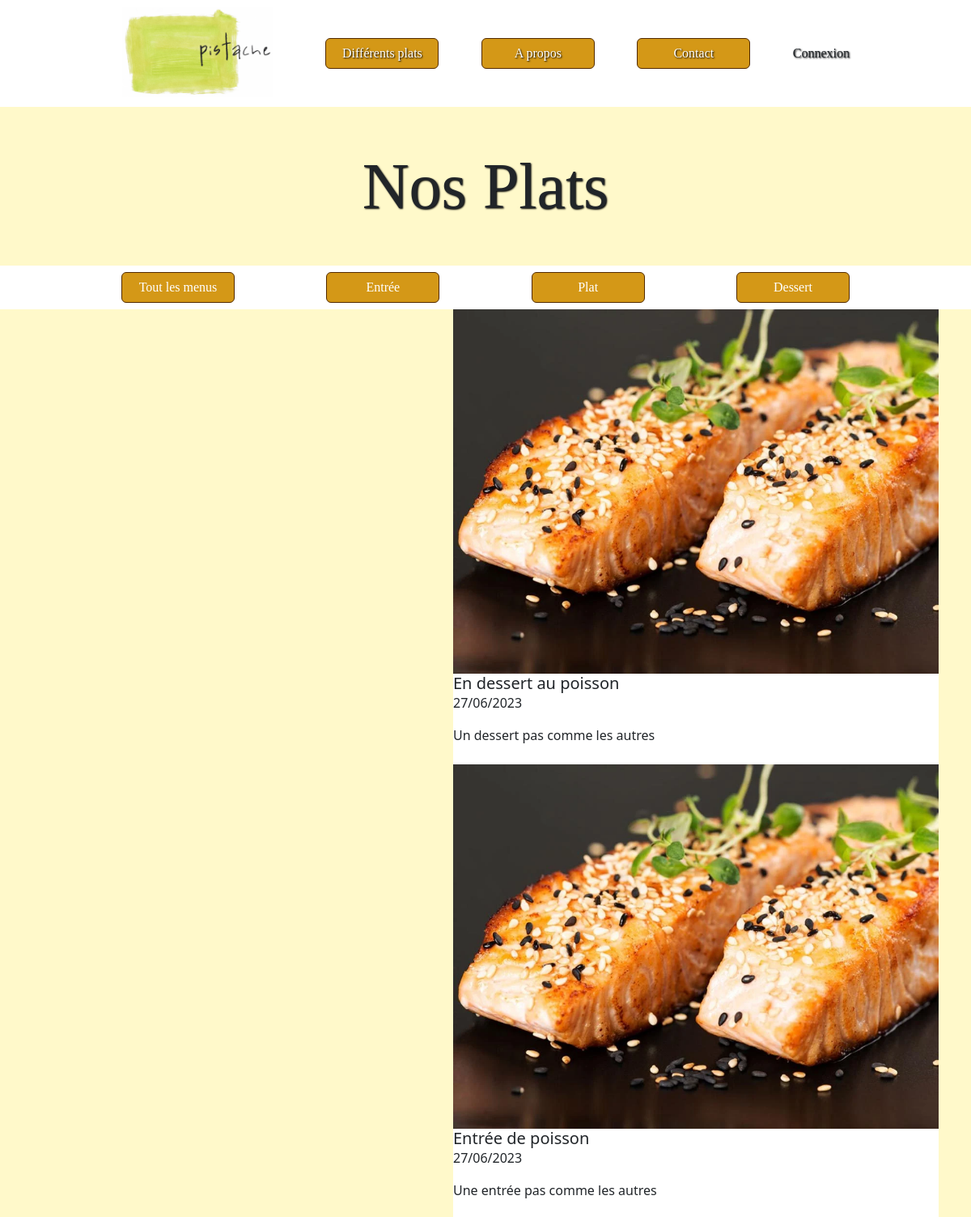
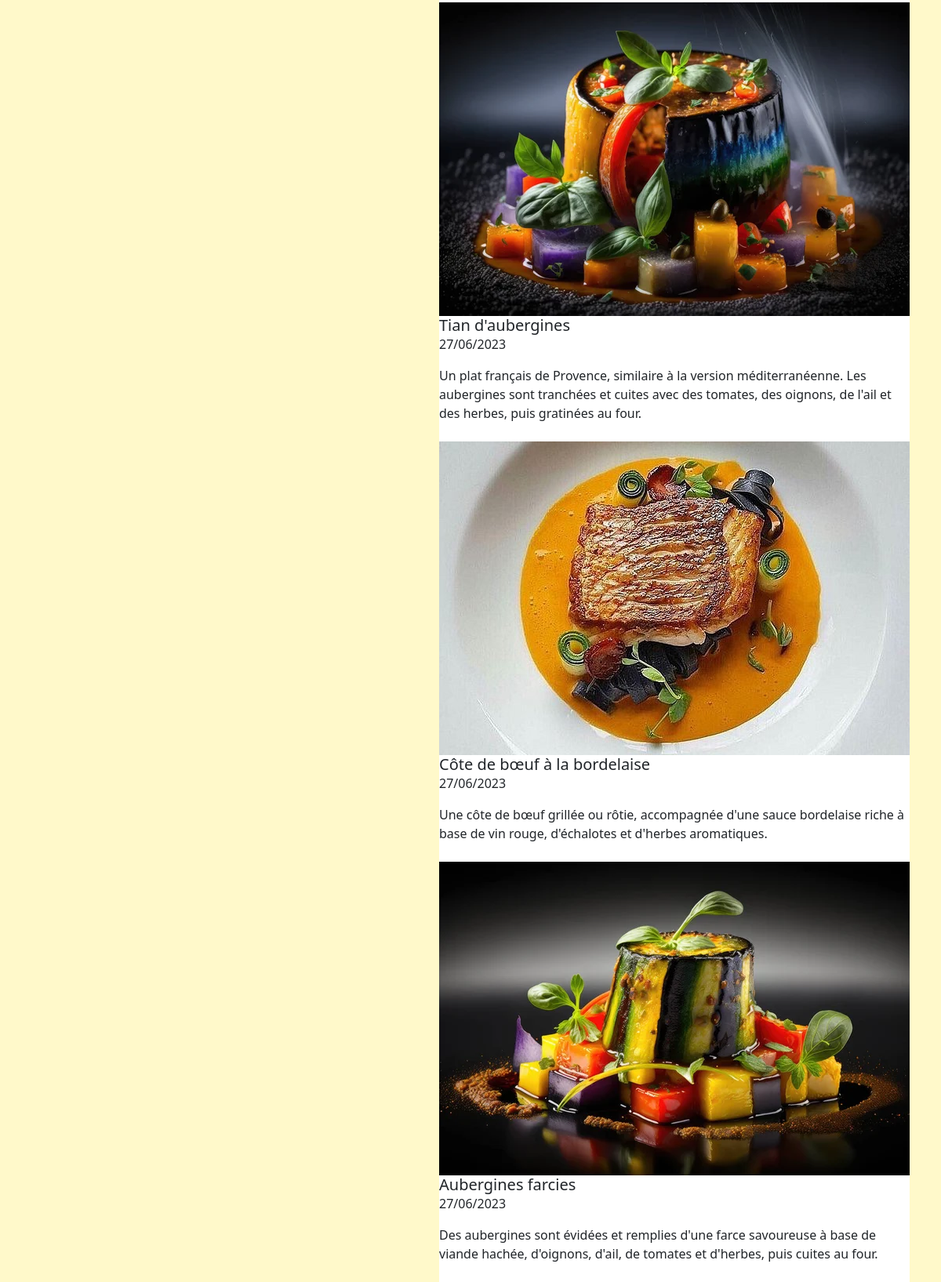
Page /menu.php on the committed database (2 pictures, top to bottom).
### tables this page shows
CREATE TABLE IF NOT EXISTS `menu` (
  `id` int NOT NULL AUTO_INCREMENT,
  `titre` varchar(255) DEFAULT NULL,
  `description` varchar(255) DEFAULT NULL,
  `bin` varchar(255) DEFAULT NULL,
  `date_crea` varchar(255) DEFAULT NULL,
  `id_categorie` int DEFAULT NULL,
  `statut` varchar(255) NOT NULL,
  PRIMARY KEY (`id`),
  KEY `id_categorie` (`id_categorie`)
);

### menu.php (the view, shortened to what this page needs)
<!DOCTYPE html>
<html lang="en">
<head>
    <link rel="stylesheet" href="css/bootstrap.min.css"/>
    <link rel="stylesheet" href="css/menu.css"/>
    <link rel="stylesheet" href="css/css.css"/>
</head>
<body>
     <div class="navbar">
        <img class="logo" src="img/logo.PNG" onclick="window.location.href = 'index.php';" alt="logo du site"/>
        <a href="index.php#differentplat" class="btn btn-primary" style="background-color:#D49817;border-color:#522A00;width: 140px">Différents plats</a>
        <a href="index.php#apropos" class="btn btn-primary" style="background-color:#D49817;border-color:#522A00;width: 140px">A propos</a>
        <a href="index.php#contactancre" class="btn btn-primary" style="background-color:#D49817;border-color:#522A00;width: 140px">Contact</a>
        <?php
        if(isset($_SESSION['mdp'])){
        ?>
        <a onclick="window.location.href = 'administration.php';" class="btn btn-primary" style="background-color:#D49817;border-color:#522A00;width: 140px">Administration</a>
            <a onclick="window.location.href = 'deconnexion.php';" class="btn btn-primary" style="background-color:#D49817;border-color:#522A00;width: 140px">se deconnecter</a>
        <?php
        }else{
        ?>
        <a onclick="window.location.href = 'connexion.php';">Connexion</a>
        <?php } ?>
    </div>
<h1 class="titremenu">Nos Plats</h1>
<form action="" method="post" class="form" enctype="multipart/form-data">
<div class="navbar">
<button class="btn btn-primary" name="tout" style="background-color:#D49817;border-color:#522A00;width: 140px">Tout les menus</button>
<button class="btn btn-primary" name="entree2" style="background-color:#D49817;border-color:#522A00;width: 140px">Entrée</button>
<button class="btn btn-primary" name="plat" style="background-color:#D49817;border-color:#522A00;width: 140px">Plat</button>
<button class="btn btn-primary" name="dessert" style="background-color:#D49817;border-color:#522A00;width: 140px">Dessert</button>
</div>
        </form>
<?php
$servername="localhost";
$username="root";
$password="";
$dbname="pistache";
try{
    $conn= new PDO("mysql:host=$servername;dbname=$dbname", $username, $password);
    $conn->setAttribute(PDO::ATTR_ERRMODE, PDO::ERRMODE_EXCEPTION);
}
catch(PDOException $e){
    echo "la connexion a échoué" . $e->getMessage();
}
?>
<?php
if(isset($_POST['entree2'])){
        $req = "SELECT * FROM menu ORDER BY id DESC";
        $RequetStatement = $conn->query($req);
        if($RequetStatement){
            ?>
            <div id="boxes">
                <?php
                while($Tab=$RequetStatement->fetch()){
                    if($Tab['statut']=="publier" && $Tab['id_categorie']=="1"){
                    ?>
                        <div id="column">
                            <img class="card-img-top" src="web/<?php echo $Tab['bin']?>" alt="image du plat" style="width:600px">
                            <div class="card-body">
                            <h5 class="card-title"><?php echo $Tab['titre']?></h5><p><?php echo $Tab['date_crea']?></p>
                            <p class="card-text"><?php echo $Tab['description']?></p>
                            <?php if(isset($_SESSION['mdp'])){
                                ?> <br><a href="update.php?IdUpdate=<?php echo $Tab["id"]?>" class="btn btn-primary">Modifier</a> <a href="delete.php?IdDelete=<?php echo $Tab["id"]?>" class="btn btn-danger">Supprimer</a>
                                <?php
                            } ?>
                            </div>
                            <br>
                    <?php
                    }
                }
                ?>
                </div>
            <?php
        }
}else{
    $req = "SELECT * FROM menu ORDER BY id DESC";
    $RequetStatement = $conn->query($req);
    if($RequetStatement){
        ?>
        <div id="boxes">
            <?php
            while($Tab=$RequetStatement->fetch()){
                if($Tab['statut']=="publier"){
                ?>
                    <div id="column">
                        <img class="card-img-top" src="web/<?php echo $Tab['bin']?>" alt="image du plat" style="width:600px">
                        <div class="card-body">
                        <h5 class="card-title"><?php echo $Tab['titre']?></h5><p><?php echo $Tab['date_crea']?></p>
                        <p class="card-text"><?php echo $Tab['description']?></p>
                        </div>
                        <br>
                <?php
                }
            }
            ?>
            </div>
        <?php
    }
}
?>
</body>
</html>

### css/menu.css (style rules this page uses)
.titremenu { font-size: 500%; font-family: 'Playfair Display', serif; text-shadow: 1px 1px 2px black; margin:50px auto 50px auto; text-align: center; }
#boxes { padding-left:560px; position:absolute; }
#column { background-color:white; width:600px; }

### css/css.css (style rules this page uses)
.navbar { display: flex; background-color: #ffffff; padding-left: 150px; padding-right: 150px; font-family: 'Playfair Display', serif; text-shadow: 1px 1px 2px black; }
.logo { width: 200px; height: auto; }
body { background-color: #FFF9CA; }

### rows in the picture
menu: bin (picture), titre "En dessert au poisson", date_crea "27/06/2023", description "Un dessert pas comme les autres"
menu: bin (picture), titre "Entrée de poisson", date_crea "27/06/2023", description "Une entrée pas comme les autres"
menu: bin (picture), titre "Tian d'aubergines", date_crea "27/06/2023", description "Un plat français de Provence, similaire à la version méditerranéenne. Les aubergines sont tranchées et cuites avec des tomates, des oignons, de l'ail et des herbes, puis gratinées au four."
menu: bin (picture), titre "Côte de bœuf à la bordelaise", date_crea "27/06/2023", description "Une côte de bœuf grillée ou rôtie, accompagnée d'une sauce bordelaise riche à base de vin rouge, d'échalotes et d'herbes aromatiques."
menu: bin (picture), titre "Aubergines farcies", date_crea "27/06/2023", description "Des aubergines sont évidées et remplies d'une farce savoureuse à base de viande hachée, d'oignons, d'ail, de tomates et d'herbes, puis cuites au four."
